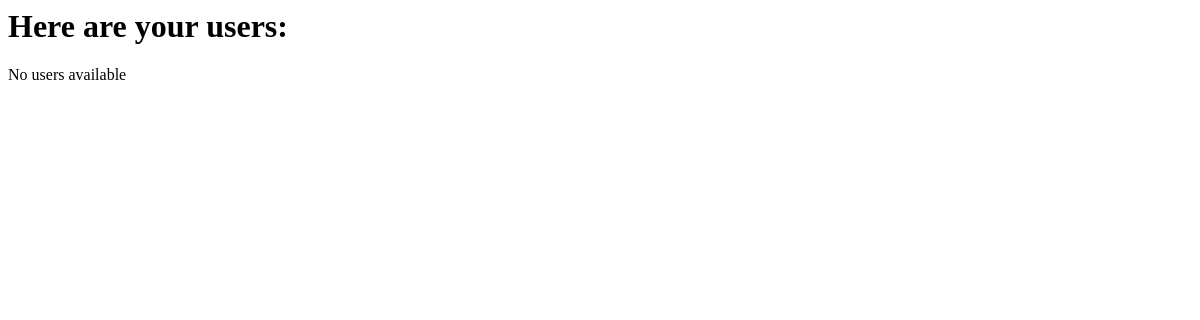
/users/, run on an earlier commit of the app's database.
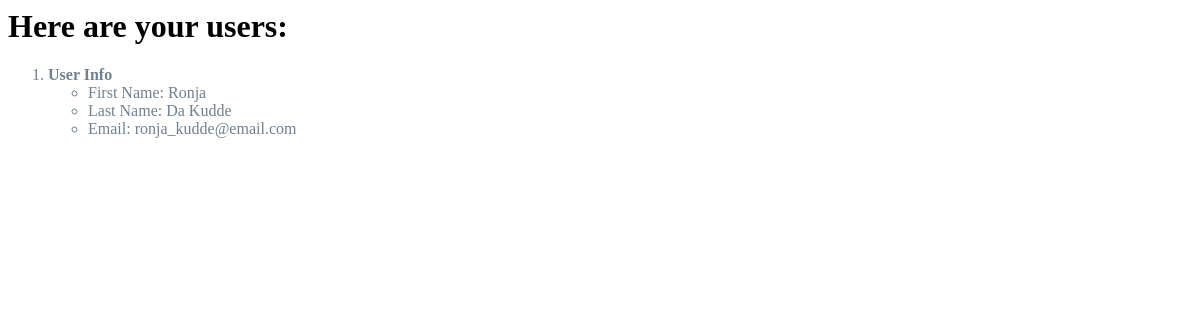
And on a later commit of the database.
### users/models.py (models this page shows, shortened)
class User(models.Model):
    first_name = models.CharField(max_length=50)
    last_name = models.CharField(max_length=50)
    email = models.EmailField(unique=True)

### users/views.py (the view)
# urls.py: path("users/", views.user_list, name="user_list"),
def user_list(request):
    user_list = User.objects.order_by('last_name')
    user_dict = {'users': user_list}
    return render(request, 'users/user_list.html', context=user_dict)

### templates/users/user_list.html (shortened to what this page needs)
{% load static %}
<html>
    <head>
        <link rel="stylesheet" href="{% static 'style.css' %}">
    </head>
    <body>
        <h1>Here are your users:</h1>
        <div>
            {% if users %}
                <ol>
                    {% for user in users %}
                        <li>
                            <strong>User Info</strong>
                            <ul>
                                <li>First Name: {{ user.first_name }}</li>
                                <li>Last Name: {{ user.last_name }}</li>
                                <li>Email: {{ user.email }}</li>
                            </ul>
                        </li>
                    {% endfor %}
                </ol>
            {% else %}
                <p>No users available</p>
            {% endif %}
        </div>
    </body>
</html>

### static/style.css (style rules this page uses)
li { color: slategrey; }

What changed in the data, as far as the page shows it:
added User: first_name "Ronja", last_name "Da Kudde", email "ronja_kudde@email.com"
Also different on the page:
text no longer shown: "No users available"
